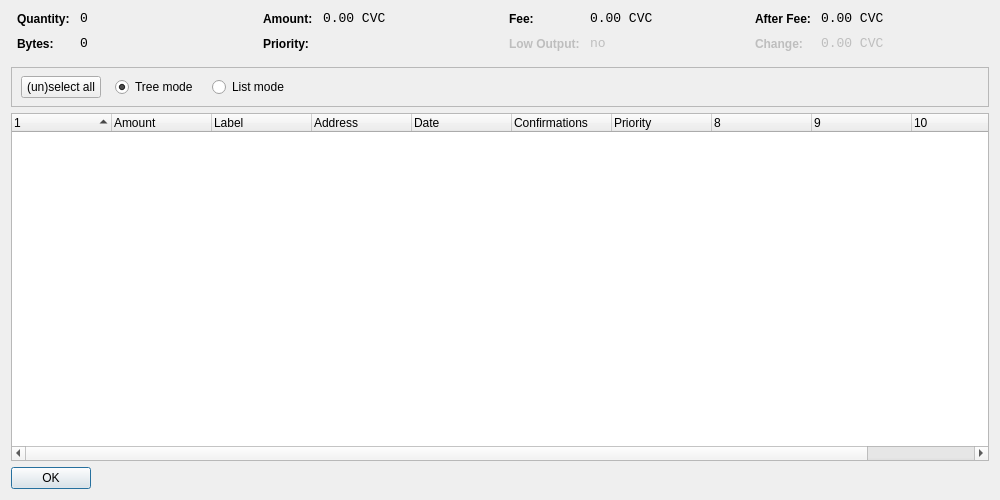
<?xml version="1.0" encoding="UTF-8"?>
<ui version="4.0">
 <class>CoinControlDialog</class>
 <widget class="QDialog" name="CoinControlDialog">
  <property name="geometry">
   <rect>
    <x>0</x>
    <y>0</y>
    <width>1000</width>
    <height>500</height>
   </rect>
  </property>
  <property name="windowTitle">
   <string>Coin Control</string>
  </property>
  <layout class="QVBoxLayout" name="verticalLayout">
   <item>
    <layout class="QHBoxLayout" name="horizontalLayoutTop" stretch="0,0,0,0">
     <property name="topMargin">
      <number>0</number>
     </property>
     <property name="bottomMargin">
      <number>10</number>
     </property>
     <item>
      <layout class="QFormLayout" name="formLayoutCoinControl1">
       <property name="horizontalSpacing">
        <number>10</number>
       </property>
       <property name="verticalSpacing">
        <number>10</number>
       </property>
       <property name="leftMargin">
        <number>6</number>
       </property>
       <property name="rightMargin">
        <number>6</number>
       </property>
       <item row="0" column="0">
        <widget class="QLabel" name="labelCoinControlQuantityText">
         <property name="styleSheet">
          <string notr="true">font-weight:bold;</string>
         </property>
         <property name="text">
          <string>Quantity:</string>
         </property>
        </widget>
       </item>
       <item row="0" column="1">
        <widget class="QLabel" name="labelCoinControlQuantity">
         <property name="font">
          <font>
           <family>Monospace</family>
           <pointsize>10</pointsize>
          </font>
         </property>
         <property name="cursor">
          <cursorShape>IBeamCursor</cursorShape>
         </property>
         <property name="contextMenuPolicy">
          <enum>Qt::ActionsContextMenu</enum>
         </property>
         <property name="text">
          <string notr="true">0</string>
         </property>
         <property name="textInteractionFlags">
          <set>Qt::LinksAccessibleByMouse|Qt::TextSelectableByKeyboard|Qt::TextSelectableByMouse</set>
         </property>
        </widget>
       </item>
       <item row="1" column="0">
        <widget class="QLabel" name="labelCoinControlBytesText">
         <property name="styleSheet">
          <string notr="true">font-weight:bold;</string>
         </property>
         <property name="text">
          <string>Bytes:</string>
         </property>
        </widget>
       </item>
       <item row="1" column="1">
        <widget class="QLabel" name="labelCoinControlBytes">
         <property name="font">
          <font>
           <family>Monospace</family>
           <pointsize>10</pointsize>
          </font>
         </property>
         <property name="cursor">
          <cursorShape>IBeamCursor</cursorShape>
         </property>
         <property name="contextMenuPolicy">
          <enum>Qt::ActionsContextMenu</enum>
         </property>
         <property name="text">
          <string notr="true">0</string>
         </property>
         <property name="textInteractionFlags">
          <set>Qt::LinksAccessibleByMouse|Qt::TextSelectableByKeyboard|Qt::TextSelectableByMouse</set>
         </property>
        </widget>
       </item>
      </layout>
     </item>
     <item>
      <layout class="QFormLayout" name="formLayoutCoinControl2">
       <property name="horizontalSpacing">
        <number>10</number>
       </property>
       <property name="verticalSpacing">
        <number>10</number>
       </property>
       <property name="leftMargin">
        <number>6</number>
       </property>
       <property name="rightMargin">
        <number>6</number>
       </property>
       <item row="0" column="0">
        <widget class="QLabel" name="labelCoinControlAmountText">
         <property name="styleSheet">
          <string notr="true">font-weight:bold;</string>
         </property>
         <property name="text">
          <string>Amount:</string>
         </property>
        </widget>
       </item>
       <item row="0" column="1">
        <widget class="QLabel" name="labelCoinControlAmount">
         <property name="font">
          <font>
           <family>Monospace</family>
           <pointsize>10</pointsize>
          </font>
         </property>
         <property name="cursor">
          <cursorShape>IBeamCursor</cursorShape>
         </property>
         <property name="contextMenuPolicy">
          <enum>Qt::ActionsContextMenu</enum>
         </property>
         <property name="text">
          <string notr="true">0.00 CVC</string>
         </property>
         <property name="textInteractionFlags">
          <set>Qt::LinksAccessibleByMouse|Qt::TextSelectableByKeyboard|Qt::TextSelectableByMouse</set>
         </property>
        </widget>
       </item>
       <item row="1" column="0">
        <widget class="QLabel" name="labelCoinControlPriorityText">
         <property name="styleSheet">
          <string notr="true">font-weight:bold;</string>
         </property>
         <property name="text">
          <string>Priority:</string>
         </property>
        </widget>
       </item>
       <item row="1" column="1">
        <widget class="QLabel" name="labelCoinControlPriority">
         <property name="font">
          <font>
           <family>Monospace</family>
           <pointsize>10</pointsize>
          </font>
         </property>
         <property name="cursor">
          <cursorShape>IBeamCursor</cursorShape>
         </property>
         <property name="contextMenuPolicy">
          <enum>Qt::ActionsContextMenu</enum>
         </property>
         <property name="text">
          <string/>
         </property>
         <property name="textInteractionFlags">
          <set>Qt::LinksAccessibleByMouse|Qt::TextSelectableByKeyboard|Qt::TextSelectableByMouse</set>
         </property>
        </widget>
       </item>
      </layout>
     </item>
     <item>
      <layout class="QFormLayout" name="formLayoutCoinControl3">
       <property name="horizontalSpacing">
        <number>10</number>
       </property>
       <property name="verticalSpacing">
        <number>10</number>
       </property>
       <property name="leftMargin">
        <number>6</number>
       </property>
       <property name="rightMargin">
        <number>6</number>
       </property>
       <item row="0" column="0">
        <widget class="QLabel" name="labelCoinControlFeeText">
         <property name="styleSheet">
          <string notr="true">font-weight:bold;</string>
         </property>
         <property name="text">
          <string>Fee:</string>
         </property>
        </widget>
       </item>
       <item row="0" column="1">
        <widget class="QLabel" name="labelCoinControlFee">
         <property name="font">
          <font>
           <family>Monospace</family>
           <pointsize>10</pointsize>
          </font>
         </property>
         <property name="cursor">
          <cursorShape>IBeamCursor</cursorShape>
         </property>
         <property name="contextMenuPolicy">
          <enum>Qt::ActionsContextMenu</enum>
         </property>
         <property name="text">
          <string notr="true">0.00 CVC</string>
         </property>
         <property name="textInteractionFlags">
          <set>Qt::LinksAccessibleByMouse|Qt::TextSelectableByKeyboard|Qt::TextSelectableByMouse</set>
         </property>
        </widget>
       </item>
       <item row="1" column="0">
        <widget class="QLabel" name="labelCoinControlLowOutputText">
         <property name="enabled">
          <bool>false</bool>
         </property>
         <property name="styleSheet">
          <string notr="true">font-weight:bold;</string>
         </property>
         <property name="text">
          <string>Low Output:</string>
         </property>
        </widget>
       </item>
       <item row="1" column="1">
        <widget class="QLabel" name="labelCoinControlLowOutput">
         <property name="enabled">
          <bool>false</bool>
         </property>
         <property name="font">
          <font>
           <family>Monospace</family>
           <pointsize>10</pointsize>
          </font>
         </property>
         <property name="cursor">
          <cursorShape>IBeamCursor</cursorShape>
         </property>
         <property name="contextMenuPolicy">
          <enum>Qt::ActionsContextMenu</enum>
         </property>
         <property name="text">
          <string notr="true">no</string>
         </property>
         <property name="textInteractionFlags">
          <set>Qt::LinksAccessibleByMouse|Qt::TextSelectableByKeyboard|Qt::TextSelectableByMouse</set>
         </property>
        </widget>
       </item>
      </layout>
     </item>
     <item>
      <layout class="QFormLayout" name="formLayoutCoinControl4">
       <property name="horizontalSpacing">
        <number>10</number>
       </property>
       <property name="verticalSpacing">
        <number>10</number>
       </property>
       <property name="leftMargin">
        <number>6</number>
       </property>
       <property name="rightMargin">
        <number>6</number>
       </property>
       <item row="0" column="0">
        <widget class="QLabel" name="labelCoinControlAfterFeeText">
         <property name="styleSheet">
          <string notr="true">font-weight:bold;</string>
         </property>
         <property name="text">
          <string>After Fee:</string>
         </property>
        </widget>
       </item>
       <item row="0" column="1">
        <widget class="QLabel" name="labelCoinControlAfterFee">
         <property name="font">
          <font>
           <family>Monospace</family>
           <pointsize>10</pointsize>
          </font>
         </property>
         <property name="cursor">
          <cursorShape>IBeamCursor</cursorShape>
         </property>
         <property name="contextMenuPolicy">
          <enum>Qt::ActionsContextMenu</enum>
         </property>
         <property name="text">
          <string notr="true">0.00 CVC</string>
         </property>
         <property name="textInteractionFlags">
          <set>Qt::LinksAccessibleByMouse|Qt::TextSelectableByKeyboard|Qt::TextSelectableByMouse</set>
         </property>
        </widget>
       </item>
       <item row="1" column="0">
        <widget class="QLabel" name="labelCoinControlChangeText">
         <property name="enabled">
          <bool>false</bool>
         </property>
         <property name="styleSheet">
          <string notr="true">font-weight:bold;</string>
         </property>
         <property name="text">
          <string>Change:</string>
         </property>
        </widget>
       </item>
       <item row="1" column="1">
        <widget class="QLabel" name="labelCoinControlChange">
         <property name="enabled">
          <bool>false</bool>
         </property>
         <property name="font">
          <font>
           <family>Monospace</family>
           <pointsize>10</pointsize>
          </font>
         </property>
         <property name="cursor">
          <cursorShape>IBeamCursor</cursorShape>
         </property>
         <property name="contextMenuPolicy">
          <enum>Qt::ActionsContextMenu</enum>
         </property>
         <property name="text">
          <string notr="true">0.00 CVC</string>
         </property>
         <property name="textInteractionFlags">
          <set>Qt::LinksAccessibleByMouse|Qt::TextSelectableByKeyboard|Qt::TextSelectableByMouse</set>
         </property>
        </widget>
       </item>
      </layout>
     </item>
    </layout>
   </item>
   <item>
    <widget class="QFrame" name="frame">
     <property name="minimumSize">
      <size>
       <width>0</width>
       <height>40</height>
      </size>
     </property>
     <property name="frameShape">
      <enum>QFrame::StyledPanel</enum>
     </property>
     <property name="frameShadow">
      <enum>QFrame::Sunken</enum>
     </property>
     <widget class="QWidget" name="horizontalLayoutWidget">
      <property name="geometry">
       <rect>
        <x>10</x>
        <y>0</y>
        <width>781</width>
        <height>41</height>
       </rect>
      </property>
      <layout class="QHBoxLayout" name="horizontalLayoutPanel" stretch="0,0,0,0,0">
       <property name="spacing">
        <number>14</number>
       </property>
       <item>
        <widget class="QPushButton" name="pushButtonSelectAll">
         <property name="sizePolicy">
          <sizepolicy hsizetype="Maximum" vsizetype="Fixed">
           <horstretch>0</horstretch>
           <verstretch>0</verstretch>
          </sizepolicy>
         </property>
         <property name="text">
          <string>(un)select all</string>
         </property>
        </widget>
       </item>
       <item>
        <widget class="QRadioButton" name="radioTreeMode">
         <property name="sizePolicy">
          <sizepolicy hsizetype="Maximum" vsizetype="Fixed">
           <horstretch>0</horstretch>
           <verstretch>0</verstretch>
          </sizepolicy>
         </property>
         <property name="text">
          <string>Tree mode</string>
         </property>
         <property name="checked">
          <bool>true</bool>
         </property>
        </widget>
       </item>
       <item>
        <widget class="QRadioButton" name="radioListMode">
         <property name="sizePolicy">
          <sizepolicy hsizetype="Maximum" vsizetype="Fixed">
           <horstretch>0</horstretch>
           <verstretch>0</verstretch>
          </sizepolicy>
         </property>
         <property name="text">
          <string>List mode</string>
         </property>
        </widget>
       </item>
       <item>
        <spacer name="horizontalSpacer">
         <property name="orientation">
          <enum>Qt::Horizontal</enum>
         </property>
         <property name="sizeHint" stdset="0">
          <size>
           <width>40</width>
           <height>20</height>
          </size>
         </property>
        </spacer>
       </item>
      </layout>
     </widget>
    </widget>
   </item>
   <item>
    <widget class="CoinControlTreeWidget" name="treeWidget">
     <property name="contextMenuPolicy">
      <enum>Qt::CustomContextMenu</enum>
     </property>
     <property name="sortingEnabled">
      <bool>false</bool>
     </property>
     <property name="columnCount">
      <number>11</number>
     </property>
     <attribute name="headerShowSortIndicator" stdset="0">
      <bool>true</bool>
     </attribute>
     <attribute name="headerStretchLastSection">
      <bool>false</bool>
     </attribute>
     <column>
      <property name="text">
       <string/>
      </property>
     </column>
     <column>
      <property name="text">
       <string>Amount</string>
      </property>
     </column>
     <column>
      <property name="text">
       <string>Label</string>
      </property>
     </column>
     <column>
      <property name="text">
       <string>Address</string>
      </property>
     </column>
     <column>
      <property name="text">
       <string>Date</string>
      </property>
     </column>
     <column>
      <property name="text">
       <string>Confirmations</string>
      </property>
      <property name="toolTip">
       <string>Confirmed</string>
      </property>
     </column>
     <column>
      <property name="text">
       <string>Priority</string>
      </property>
     </column>
     <column>
      <property name="text">
       <string/>
      </property>
     </column>
     <column>
      <property name="text">
       <string/>
      </property>
     </column>
     <column>
      <property name="text">
       <string/>
      </property>
     </column>
     <column>
      <property name="text">
       <string/>
      </property>
     </column>
    </widget>
   </item>
   <item>
    <widget class="QDialogButtonBox" name="buttonBox">
     <property name="sizePolicy">
      <sizepolicy hsizetype="Maximum" vsizetype="Fixed">
       <horstretch>0</horstretch>
       <verstretch>0</verstretch>
      </sizepolicy>
     </property>
     <property name="orientation">
      <enum>Qt::Horizontal</enum>
     </property>
     <property name="standardButtons">
      <set>QDialogButtonBox::Ok</set>
     </property>
    </widget>
   </item>
  </layout>
 </widget>
 <customwidgets>
  <customwidget>
   <class>CoinControlTreeWidget</class>
   <extends>QTreeWidget</extends>
   <header>coincontroltreewidget.h</header>
  </customwidget>
 </customwidgets>
 <resources/>
 <connections/>
</ui>
